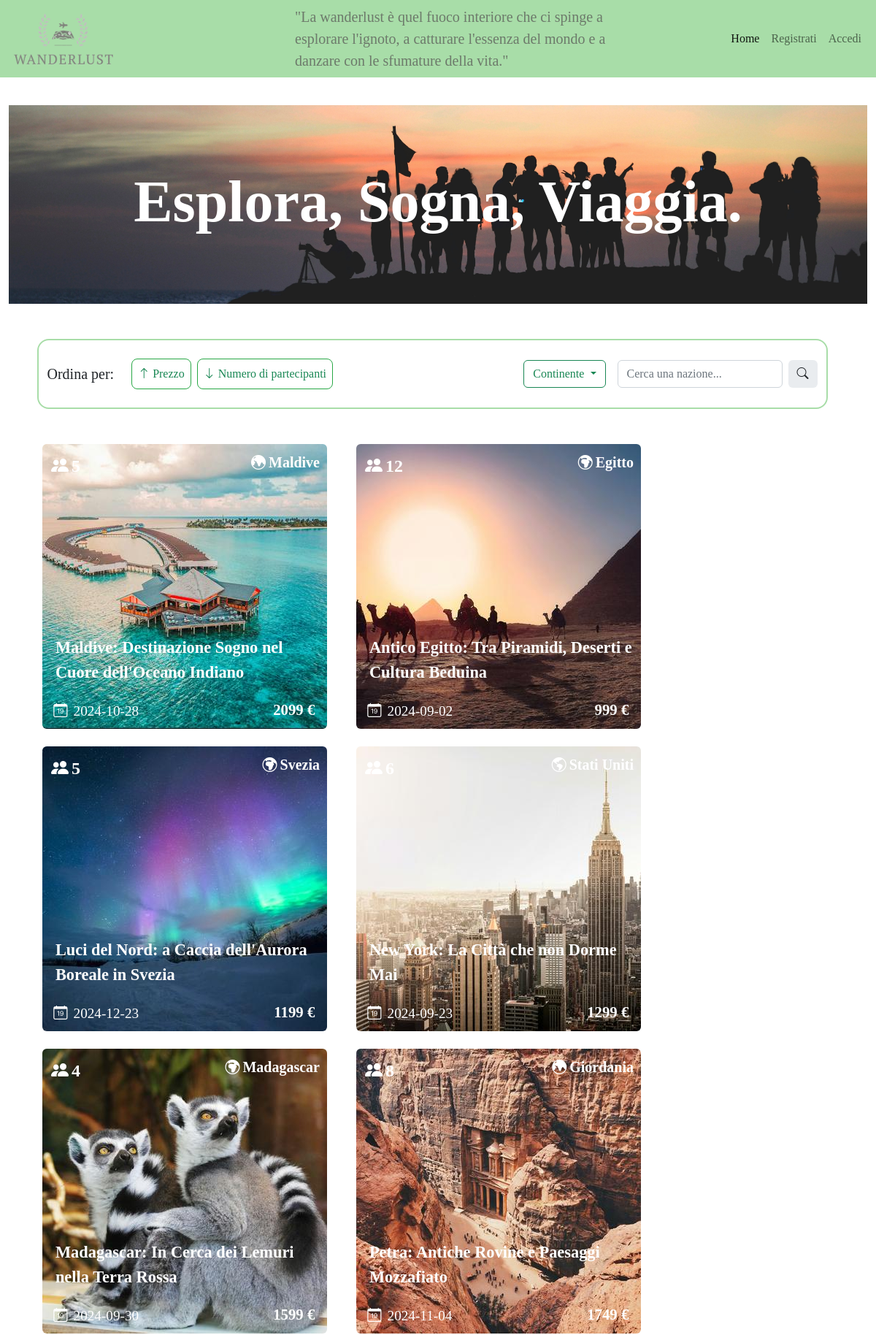
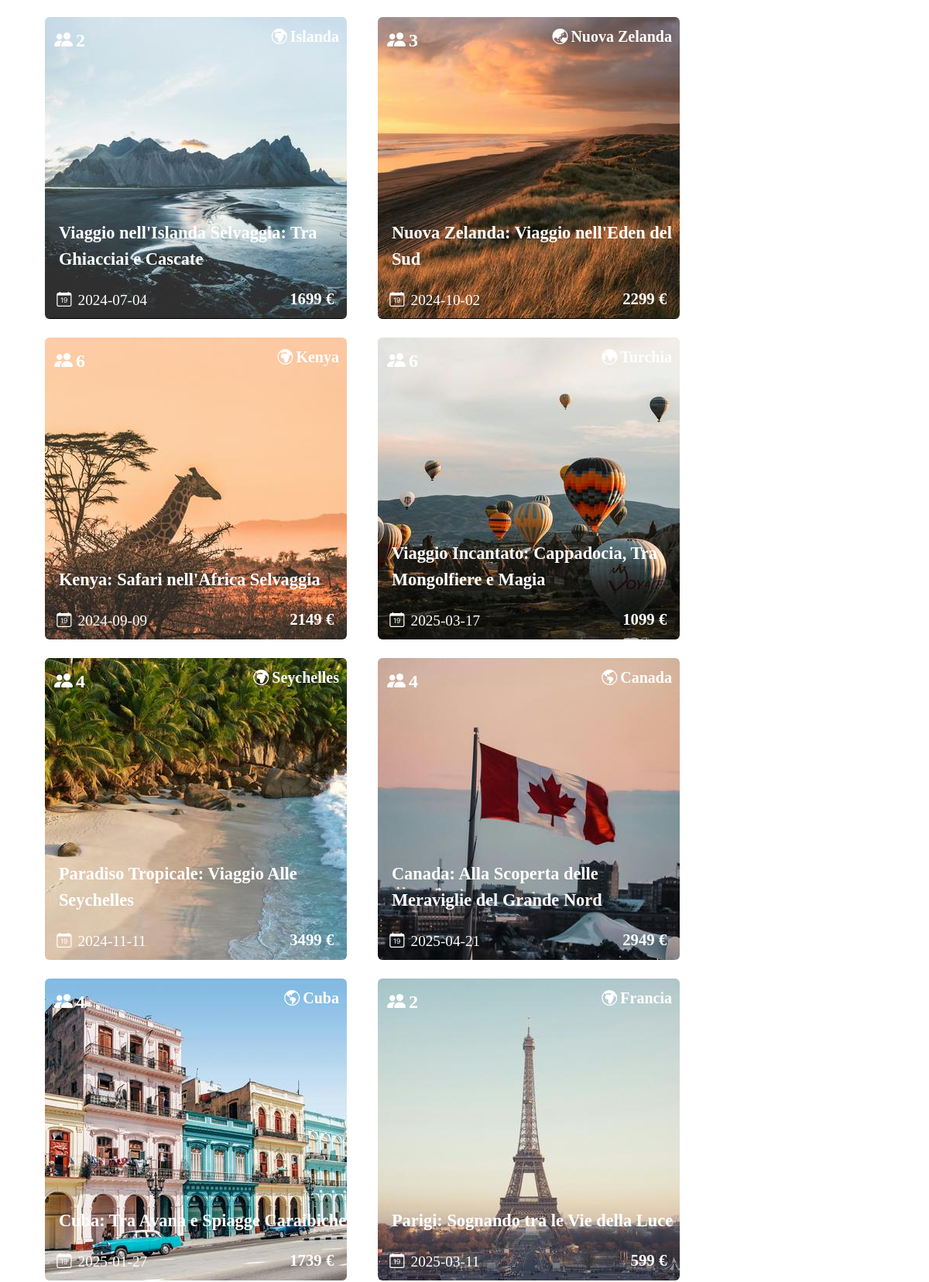
The page /home (upper part) on the database its author committed (2 pictures, top to bottom).
### tables this page shows
CREATE TABLE "viaggi" (
	"id"	INTEGER NOT NULL,
	"id_coordinatore"	INTEGER NOT NULL,
	"continente"	TEXT NOT NULL,
	"nazione"	TEXT NOT NULL,
	"data"	TEXT NOT NULL,
	"num_giorni"	TEXT NOT NULL,
	"aeroporto"	TEXT NOT NULL,
	"prezzo"	INTEGER NOT NULL,
	"descrizione"	TEXT NOT NULL,
	"img_viaggio"	TEXT NOT NULL UNIQUE,
	"approvato"	INTEGER NOT NULL,
	"titolo"	TEXT NOT NULL,
	PRIMARY KEY("id" AUTOINCREMENT)
);

### app.py (the view)
@app.route('/home', methods=['GET', 'POST'])
def home():
    viaggi_approvati = viaggi_dao.getViaggiApprovati()
    lista_viaggi_con_partecipanti = []
    for viaggio in viaggi_approvati:
        viaggio = dict(viaggio)
        num_partecipanti = viaggi_dao.getNumeroPartecipantiViaggio(viaggio['id'])
        viaggio['partecipanti'] = num_partecipanti['partecipanti']
        lista_viaggi_con_partecipanti.append(viaggio)
    oggi = datetime.now().strftime('%Y-%m-%d')
    return render_template('home.html', viaggi_approvati=lista_viaggi_con_partecipanti, oggi=oggi)

### viaggi_dao.py (called while the page is built)
def getViaggiApprovati():
    query = 'SELECT * FROM viaggi WHERE approvato = ?'
    connection = sqlite3.connect('db/wanderlust.db')
    connection.row_factory = sqlite3.Row
    cursor = connection.cursor()
    cursor.execute(query, (1,))
    result = cursor.fetchall()
    cursor.close()
    connection.close()
    return result

def getNumeroPartecipantiViaggio(id_viaggio):
    query = 'SELECT COUNT(id_utente) as partecipanti FROM partecipazioni_viaggi WHERE id_viaggio = ?'
    connection = sqlite3.connect('db/wanderlust.db')
    connection.row_factory = sqlite3.Row
    cursor = connection.cursor()
    cursor.execute(query, (id_viaggio,))
    result = cursor.fetchone()
    cursor.close()
    connection.close()
    return result

### templates/home.html (shortened to what this page needs)
{% extends "base.html" %}
{%block active_home%} active {%endblock%}
{%block img_fullscreen%}
<section id="sectionHome">
    <h1 id = "idh1Home" class="fw-bold fontCopperplate text-white">Esplora, Sogna, Viaggia.</h1>
</section>
{%endblock%}
{% block content %}
<article id="articleHomeFilter" class="d-flex align-items-center justify-content-between rounded-4">
    <section class="d-flex justify-content-start align-items-center">
        <p class="pMarginNegativo align-content-center fontCopperplate me-4 fs-5">Ordina per:</p>
        <section id="sectionPrezzo" class="d-flex justify-content-start p-2 me-2 filterSection rounded-3 text-success">
            <i class="bi bi-arrow-up me-1"></i>
            <span class="fontCopperplate">Prezzo</span>
        </section>
        <section id = "sectionPartecipanti" class="d-flex justify-content-start p-2 filterSection rounded-3 text-success">
            <i class="bi bi-arrow-down me-1"></i>
            <span class="fontCopperplate">Numero di partecipanti</span>
        </section>
    </section>
    <section class="d-flex justify-content-start align-items-center">
        <div class="dropdown me-3">
            <a id = "continentAnchor" class="btn btn-outline-success dropdown-toggle" role="button" data-bs-toggle="dropdown" aria-expanded="false">
                Continente
            </a>
        </div>
        <form class="d-flex" role="search">
            <input id = "nationFilter" class="form-control me-2" type="search" placeholder="Cerca una nazione..." aria-label="Cerca una nazione...">
            <span class="border-0 input-group-text" id="basic-addon2"><i class="bi bi-search"></i></span>
        </form>
    </section>
</article>
<section id ="sectionViaggi" class="d-flex flex-wrap">
    {%for viaggio in viaggi_approvati%}
    {%if viaggio.data > oggi%}
    <article class="me-4 ms-3 mb-4 image-container" data-prezzo="{{viaggio.prezzo}}" data-partecipanti = "{{viaggio.partecipanti}}" data-continente="{{viaggio.continente}}" data-nazione = {{viaggio.nazione}}>
        <a href="{{url_for('pagina_viaggio', id_viaggio = viaggio.id)}}"><img class="zoomable rounded" src="{{url_for('static', filename = 'viaggio/'+viaggio.img_viaggio)}}" alt="Questa è l'immagine del viaggio in {{viaggio.nazione}}"></a>
        <div class="fav-button text-white d-flex justify-content-start fs-5">
            {%if viaggio.continente == 'Africa' or viaggio.continente=='Europa'%}
            <i class="bi bi-globe-europe-africa me-1"></i>
            {%elif viaggio.continente == 'NordAmerica' or viaggio.continente == 'SudAmerica'%}
            <i class="bi bi-globe-americas me-1"></i>
            {%elif viaggio.continente == 'Asia'%}
            <i class="bi bi-globe-central-south-asia me-1"></i>
            {%else%}
            <i class="bi bi-globe-asia-australia me-1"></i>
            {%endif%}
            <p class="fontCopperplate fw-semibold">{{viaggio.nazione}}</p>
        </div>
        <section class="d-flex fav-button2 justify-content-start align-items-center text-white fw-bold fs-4">
            <i class="bi bi-people-fill me-1"></i>
            <p class="pMarginNegativo align-content-center">{{viaggio.partecipanti}}</p>
        </section>
        <p class="titleImgPos">{{viaggio.titolo}}</p>
        <section class="d-flex justify-content-start align-items-center sectionDaysImgPos">
            <i class="bi bi-calendar-date me-2"></i>
            <p class="pMarginNegativo">{{viaggio.data}}</p>
        </section>
        <p class="priceImgPos pMarginNegativo">{{viaggio.prezzo}} €</p>
    </article>
    {%endif%}
    {%endfor%}
</section>
{%endblock%}

### static/style.css (style rules this page uses)
body { font-family: Georgia, 'Times New Roman', Times, serif; }
.fontCopperplate { font-family: Copperplate, Copperplate Gothic Light, fantasia; }
.image-container { position: relative; display: inline-block; }
.zoomable { display: block; max-width: 100%; height: auto; transition: transform 0.3s ease-in-out; }
.titleImgPos { color: #fff; font-size:1.4em; font-weight: bold; position: absolute; bottom: 2em; left: 0.8em; z-index: 998; }
.sectionDaysImgPos { color: #fff; font-size:1.2em; font-weight: 400; position: absolute; bottom: 0.5em; left: 0.8em; z-index: 998; }
.pMarginNegativo { margin-bottom: 0%; }
.priceImgPos { color: #fff; font-size:1.3em; font-weight: bold; position: absolute; bottom: 0.5em; right: 0.8em; z-index: 998; }
.fav-button { position: absolute; top: 0.5em; right: 0.5em; z-index: 998; }
.fav-button2 { position: absolute; top: 0.5em; left: 0.5em; z-index: 998; }
#sectionHome { background-image: url("indexPics/foto_di_gruppo.jpg"); background-size: cover; height: 17em; display: flex; justify-content: center; align-items: center; }
#idh1Home { font-size: 5em; height: min-content; }
#articleHomeFilter { width: 95%; height: 6em; border: 2px solid rgb(168, 221, 168); margin-bottom: 3em; margin-right: 1em; }
#sectionPartecipanti { border: 1.4px solid #28a745; }
#sectionPrezzo { border: 1.4px solid #28a745; }

### rows shown on the page
viaggi: img_viaggio (picture), continente "Asia" (drawn), nazione "Maldive", partecipanti "5", titolo "Maldive: Destinazione Sogno nel Cuore dell'Oceano Indiano", data "2024-10-28", prezzo "2099"
viaggi: img_viaggio (picture), nazione "Egitto", partecipanti "12", titolo "Antico Egitto: Tra Piramidi, Deserti e Cultura Beduina", data "2024-09-02", prezzo "999"
viaggi: img_viaggio (picture), nazione "Svezia", partecipanti "5", titolo "Luci del Nord: a Caccia dell'Aurora Boreale in Svezia", data "2024-12-23", prezzo "1199"
viaggi: img_viaggio (picture), nazione "Stati Uniti", titolo "New York: La Città che non Dorme Mai", data "2024-09-23", prezzo "1299"
viaggi: img_viaggio (picture), nazione "Madagascar", partecipanti "4", titolo "Madagascar: In Cerca dei Lemuri nella Terra Rossa", data "2024-09-30", prezzo "1599"
viaggi: img_viaggio (picture), continente "Asia" (drawn), nazione "Giordania", partecipanti "8", titolo "Petra: Antiche Rovine e Paesaggi Mozzafiato", data "2024-11-04", prezzo "1749"
viaggi: img_viaggio (picture), nazione "Islanda", partecipanti "2", titolo "Viaggio nell'Islanda Selvaggia: Tra Ghiacciai e Cascate", data "2024-07-04", prezzo "1699"
viaggi: img_viaggio (picture), continente "Oceania" (drawn), nazione "Nuova Zelanda", partecipanti "3", titolo "Nuova Zelanda: Viaggio nell'Eden del Sud", data "2024-10-02", prezzo "2299"
viaggi: img_viaggio (picture), nazione "Kenya", partecipanti "6", titolo "Kenya: Safari nell'Africa Selvaggia", data "2024-09-09", prezzo "2149"
viaggi: img_viaggio (picture), continente "Asia" (drawn), nazione "Turchia", partecipanti "6", titolo "Viaggio Incantato: Cappadocia, Tra Mongolfiere e Magia", data "2025-03-17", prezzo "1099"
viaggi: img_viaggio (picture), nazione "Seychelles", partecipanti "4", titolo "Paradiso Tropicale: Viaggio Alle Seychelles", data "2024-11-11", prezzo "3499"
viaggi: img_viaggio (picture), nazione "Canada", partecipanti "4", titolo "Canada: Alla Scoperta delle Meraviglie del Grande Nord", data "2025-04-21", prezzo "2949"
viaggi: img_viaggio (picture), nazione "Cuba", partecipanti "4", titolo "Cuba: Tra Avana e Spiagge Caraibiche", data "2025-01-27", prezzo "1739"
viaggi: img_viaggio (picture), nazione "Francia", partecipanti "2", titolo "Parigi: Sognando tra le Vie della Luce", data "2025-03-11", prezzo "599"
